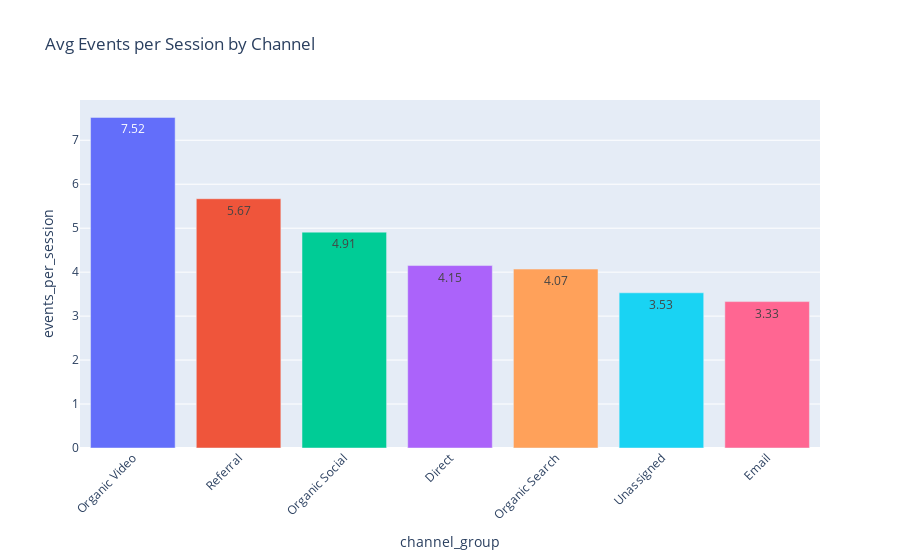

Notebook cell for this chart:
### Markdown cell above
Event Count Per Session

### Code cell
df["events_per_session"] = df["event_count"] / df["sessions"]
events_per_session_plot = df.groupby("channel_group")["events_per_session"].mean().round(2).reset_index().sort_values(by="events_per_session", ascending=False)

fig = px.bar(events_per_session_plot,
             x="channel_group",
             y="events_per_session",
             title="Avg Events per Session by Channel",
             color="channel_group",
             text="events_per_session")
fig.update_layout(showlegend=False, xaxis_tickangle=-45)
fig.show()

### Figure 1 — Plotly figure (JSON) as saved in the notebook; plotly's stock layout.template omitted (floating-point values rounded to 4 significant figures)
{"data": [{"alignmentgroup": "True", "hovertemplate": "channel_group=%{x}<br>events_per_session=%{text}<extra></extra>", "legendgroup": "Organic Video", "marker": {"color": "#636efa", "pattern": {"shape": ""}}, "name": "Organic Video", "offsetgroup": "Organic Video", "orientation": "v", "showlegend": true, "text": [7.52], "textposition": "auto", "type": "bar", "x": ["Organic Video"], "xaxis": "x", "y": [7.52], "yaxis": "y"}, {"alignmentgroup": "True", "hovertemplate": "channel_group=%{x}<br>events_per_session=%{text}<extra></extra>", "legendgroup": "Referral", "marker": {"color": "#EF553B", "pattern": {"shape": ""}}, "name": "Referral", "offsetgroup": "Referral", "orientation": "v", "showlegend": true, "text": [5.67], "textposition": "auto", "type": "bar", "x": ["Referral"], "xaxis": "x", "y": [5.67], "yaxis": "y"}, {"alignmentgroup": "True", "hovertemplate": "channel_group=%{x}<br>events_per_session=%{text}<extra></extra>", "legendgroup": "Organic Social", "marker": {"color": "#00cc96", "pattern": {"shape": ""}}, "name": "Organic Social", "offsetgroup": "Organic Social", "orientation": "v", "showlegend": true, "text": [4.91], "textposition": "auto", "type": "bar", "x": ["Organic Social"], "xaxis": "x", "y": [4.91], "yaxis": "y"}, {"alignmentgroup": "True", "hovertemplate": "channel_group=%{x}<br>events_per_session=%{text}<extra></extra>", "legendgroup": "Direct", "marker": {"color": "#ab63fa", "pattern": {"shape": ""}}, "name": "Direct", "offsetgroup": "Direct", "orientation": "v", "showlegend": true, "text": [4.15], "textposition": "auto", "type": "bar", "x": ["Direct"], "xaxis": "x", "y": [4.15], "yaxis": "y"}, {"alignmentgroup": "True", "hovertemplate": "channel_group=%{x}<br>events_per_session=%{text}<extra></extra>", "legendgroup": "Organic Search", "marker": {"color": "#FFA15A", "pattern": {"shape": ""}}, "name": "Organic Search", "offsetgroup": "Organic Search", "orientation": "v", "showlegend": true, "text": [4.07], "textposition": "auto", "type": "bar", "x": ["Organic Search"], "xaxis": "x", "y": [4.07], "yaxis": "y"}, {"alignmentgroup": "True", "hovertemplate": "channel_group=%{x}<br>events_per_session=%{text}<extra></extra>", "legendgroup": "Unassigned", "marker": {"color": "#19d3f3", "pattern": {"shape": ""}}, "name": "Unassigned", "offsetgroup": "Unassigned", "orientation": "v", "showlegend": true, "text": [3.53], "textposition": "auto", "type": "bar", "x": ["Unassigned"], "xaxis": "x", "y": [3.53], "yaxis": "y"}, {"alignmentgroup": "True", "hovertemplate": "channel_group=%{x}<br>events_per_session=%{text}<extra></extra>", "legendgroup": "Email", "marker": {"color": "#FF6692", "pattern": {"shape": ""}}, "name": "Email", "offsetgroup": "Email", "orientation": "v", "showlegend": true, "text": [3.33], "textposition": "auto", "type": "bar", "x": ["Email"], "xaxis": "x", "y": [3.33], "yaxis": "y"}], "layout": {"barmode": "relative", "legend": {"title": {"text": "channel_group"}, "tracegroupgap": 0}, "showlegend": false, "title": {"text": "Avg Events per Session by Channel"}, "xaxis": {"anchor": "y", "categoryarray": ["Organic Video", "Referral", "Organic Social", "Direct", "Organic Search", "Unassigned", "Email"], "categoryorder": "array", "domain": [0, 1], "tickangle": -45, "title": {"text": "channel_group"}}, "yaxis": {"anchor": "x", "domain": [0, 1], "title": {"text": "events_per_session"}}}}
